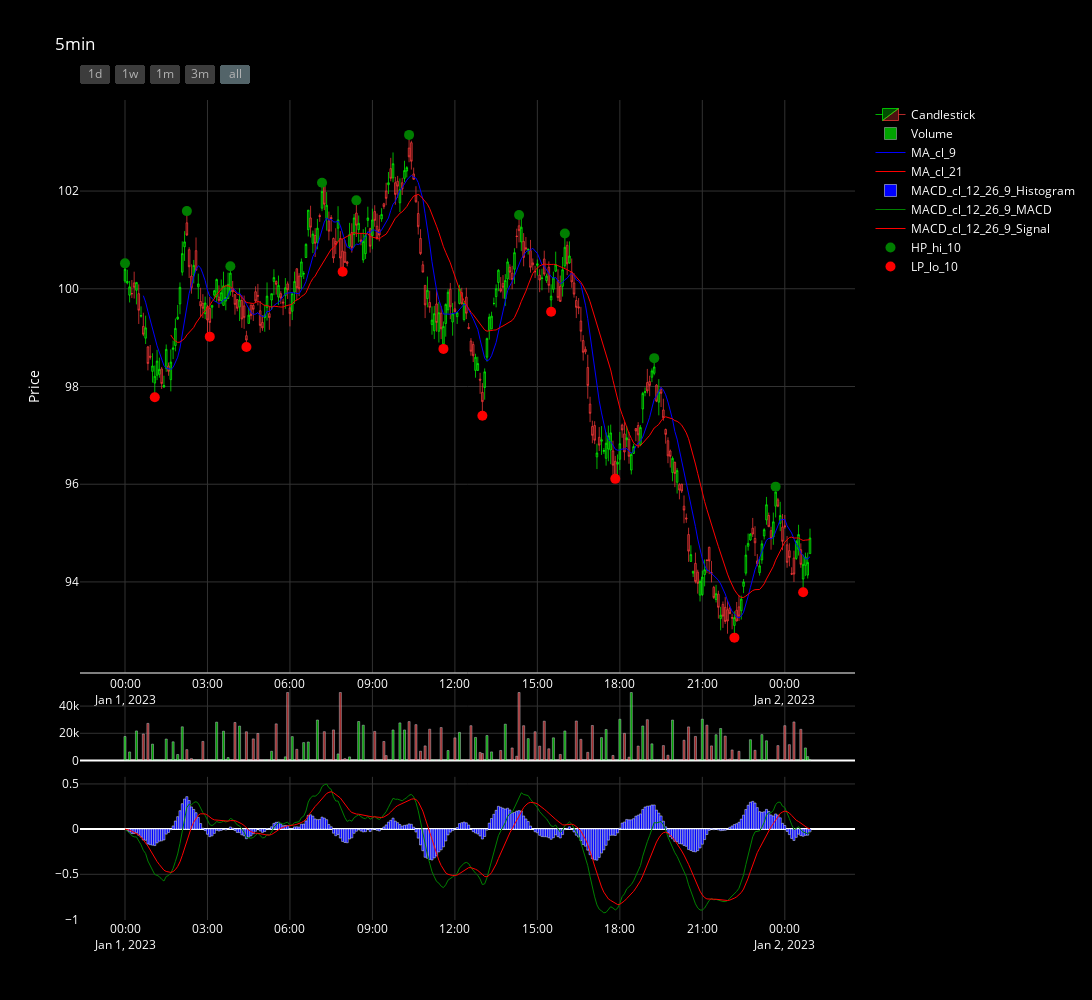

The code cell stored with this chart in its notebook:
### Code cell
from strategies.ta import MA, MACD, HPLP, SupportResistance
from frame.frame import Frame

# Make sure to restart the kernel and run all cells from the beginning to ensure you're using the latest version of the Frame class

f5min = Frame(df, '5min', [('09:30', '16:00')])
f5min.add_ta(MA('close', 9), {'color': 'blue', 'width': 1})
f5min.add_ta(MA('close', 21), {'color': 'red', 'width': 1})
f5min.add_ta(MACD('close', 12, 26, 9), [
    {'color': 'green', 'width': 1},
    {'color': 'red', 'width': 1},
    {'color': 'blue', 'width': 1}], chart_type='macd', row=3)
f5min.add_ta(HPLP(hi_col='high', lo_col='low', span=10), [
    {'color': 'green', 'size': 10, 'opacity': 0.99},
    {'color': 'red', 'size': 10, 'opacity': 0.99}], chart_type='points', row=1)
f5min.add_ta(SupportResistance(hi_col='HP_hi_10', lo_col='LP_lo_10', tolerance=0.01, touch_tolerance=0.005),
             [{'color': 'purple', 'width': 1}, {'color': 'orange', 'width': 1}],
             chart_type='support_resistance', row=1)
f5min.plot(width=2000, height=1000)

### Figure 1 — Plotly figure (JSON) as saved in the notebook; plotly's stock layout.template omitted (floating-point values rounded to 4 significant figures; data arrays with more than 128 entries replaced by an {"elided": "..."} marker saying what was removed)
{"data": [{"close": {"elided": "300 float values"}, "decreasing": {"fillcolor": "rgba(255, 59, 59, 0.3)", "line": {"color": "rgba(255, 59, 59, 0.7)", "width": 1}}, "high": {"elided": "300 float values"}, "increasing": {"fillcolor": "rgba(0, 255, 0, 0.3)", "line": {"color": "rgba(0, 255, 0, 0.7)", "width": 1}}, "low": {"elided": "300 float values"}, "name": "Candlestick", "open": {"elided": "300 float values"}, "type": "candlestick", "x": {"elided": "300 str values"}, "xaxis": "x", "yaxis": "y"}, {"marker": {"color": {"elided": "300 str values"}}, "name": "Volume", "opacity": 0.8, "type": "bar", "x": {"elided": "300 str values"}, "xaxis": "x2", "y": {"elided": "300 int values"}, "yaxis": "y2"}, {"line": {"color": "blue", "width": 1}, "name": "MA_cl_9", "type": "scatter", "x": {"elided": "300 str values"}, "xaxis": "x", "y": {"elided": "300 float values"}, "yaxis": "y"}, {"line": {"color": "red", "width": 1}, "name": "MA_cl_21", "type": "scatter", "x": {"elided": "300 str values"}, "xaxis": "x", "y": {"elided": "300 float values"}, "yaxis": "y"}, {"marker": {"color": "blue"}, "name": "MACD_cl_12_26_9_Histogram", "type": "bar", "x": {"elided": "300 str values"}, "xaxis": "x3", "y": {"elided": "300 float values"}, "yaxis": "y3"}, {"line": {"color": "green", "width": 1}, "name": "MACD_cl_12_26_9_MACD", "type": "scatter", "x": {"elided": "300 str values"}, "xaxis": "x3", "y": {"elided": "300 float values"}, "yaxis": "y3"}, {"line": {"color": "red", "width": 1}, "name": "MACD_cl_12_26_9_Signal", "type": "scatter", "x": {"elided": "300 str values"}, "xaxis": "x3", "y": {"elided": "300 float values"}, "yaxis": "y3"}, {"marker": {"color": "green", "opacity": 0.99, "size": 10}, "mode": "markers", "name": "HP_hi_10", "type": "scatter", "x": {"elided": "300 str values"}, "xaxis": "x", "y": {"elided": "300 float values"}, "yaxis": "y"}, {"marker": {"color": "red", "opacity": 0.99, "size": 10}, "mode": "markers", "name": "LP_lo_10", "type": "scatter", "x": {"elided": "300 str values"}, "xaxis": "x", "y": {"elided": "300 float values"}, "yaxis": "y"}], "layout": {"bargap": 0.1, "boxgroupgap": 0, "font": {"color": "white"}, "height": 1000, "paper_bgcolor": "rgb(0,0,0)", "plot_bgcolor": "rgb(0,0,0)", "shapes": [{"line": {"color": "purple", "dash": "dash", "width": 1}, "type": "line", "x0": "2023-01-01T00:00:00", "x1": "2023-01-02T00:55:00", "xref": "x", "y0": [null], "y1": [null], "yref": "y"}, {"line": {"color": "orange", "dash": "dash", "width": 1}, "type": "line", "x0": "2023-01-01T00:00:00", "x1": "2023-01-02T00:55:00", "xref": "x", "y0": [null, null, null, null, null, null, null], "y1": [null, null, null, null, null, null, null], "yref": "y"}], "title": {"text": "5min"}, "width": 2000, "xaxis": {"anchor": "y", "domain": [0, 1], "gridcolor": "rgb(50, 50, 50)", "gridwidth": 1, "matches": "x3", "nticks": 10, "rangeselector": {"activecolor": "rgb(83, 100, 105)", "bgcolor": "rgb(60, 60, 60)", "buttons": [{"count": 1, "label": "1d", "step": "day", "stepmode": "backward"}, {"count": 7, "label": "1w", "step": "day", "stepmode": "backward"}, {"count": 1, "label": "1m", "step": "month", "stepmode": "backward"}, {"count": 3, "label": "3m", "step": "month", "stepmode": "backward"}, {"step": "all"}], "font": {"color": "rgb(179, 179, 179)"}}, "rangeslider": {"visible": false}, "showgrid": true, "showline": true, "showticklabels": true, "tickmode": "auto"}, "xaxis2": {"anchor": "y2", "domain": [0, 1], "gridcolor": "rgb(50, 50, 50)", "gridwidth": 1, "matches": "x3", "showgrid": true, "showticklabels": false}, "xaxis3": {"anchor": "y3", "domain": [0, 1], "gridcolor": "rgb(50, 50, 50)", "gridwidth": 1, "showgrid": true}, "yaxis": {"anchor": "x", "domain": [0.3018, 1.0], "gridcolor": "rgb(50, 50, 50)", "gridwidth": 1, "showgrid": true, "title": {"text": "Price"}}, "yaxis2": {"anchor": "x2", "domain": [0.1945, 0.2818], "gridcolor": "rgb(50, 50, 50)", "gridwidth": 1, "showgrid": true}, "yaxis3": {"anchor": "x3", "domain": [0, 0.1745], "gridcolor": "rgb(50, 50, 50)", "gridwidth": 1, "showgrid": true}}}
